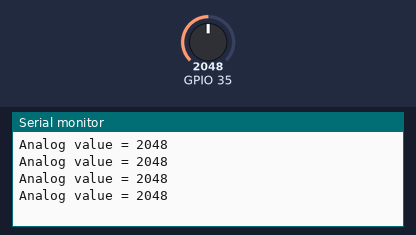
Bench run of a sketch on a simulated ESP32. Parts: the last lines printed to the serial monitor. Inputs (shaded band) come from the test bench; at power-on: GPIO 35 = 2048.

Above: at 1.2 s.
1.3 s: GPIO 35 set to 2866
At 1.71 s:
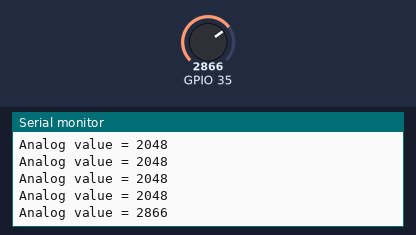
2.8 s: GPIO 35 set to 3603
At 2.91 s:
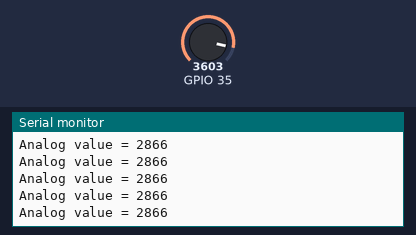
Timing chart, 0 to 5.8 s (numbered marks = the images above; inputs shaded):
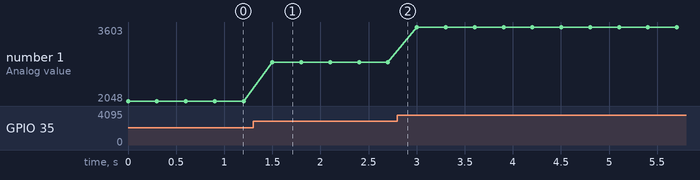

Measured:
- after the input at 1.3 s, the serial monitor: prints a new line after 0.20 s (image 1)
- plotted number 1: 2048 → 2866 after the input at 1.3 s, 2866 → 3603 after the input at 2.8 s

The sketch:

5.9_moisture.ino
```cpp
void setup() {
  // Initialize serial communication at 115200 bits per second:
  Serial.begin(115200);
}

void loop() {
  // Read the analog value
  int analogValue = analogRead(35);

  // Print out the values
  Serial.printf("Analog value = %d\n",analogValue);

  delay(300);  // delay between reads for clear read from serial monitor
}
```
